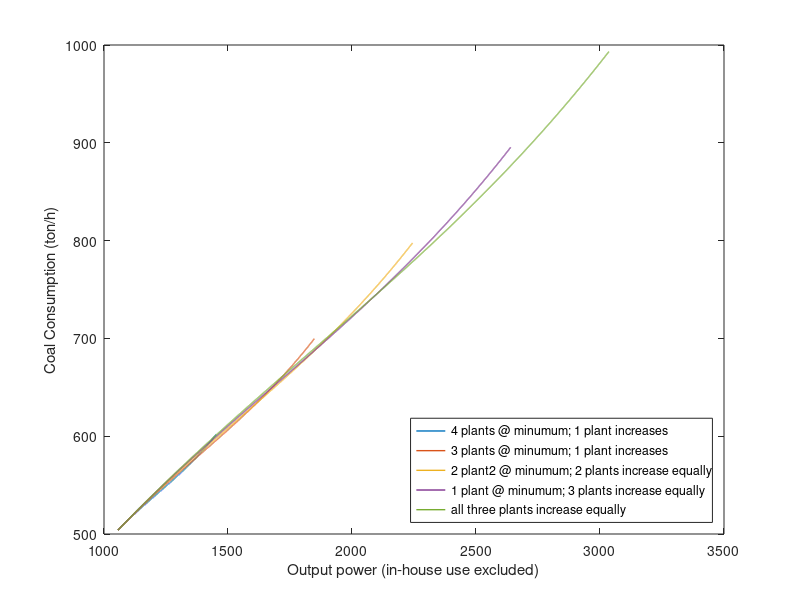
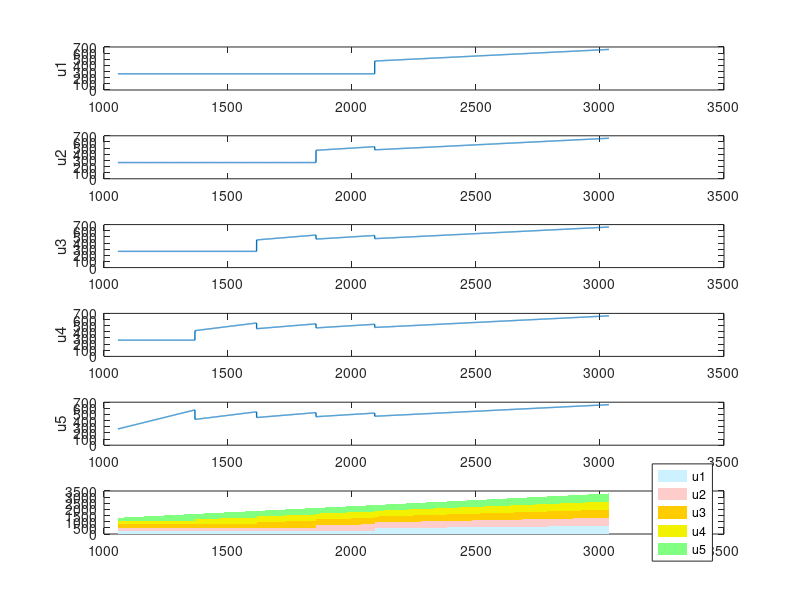

Source code (MATLAB) for these figures, in order:
clear
close all
clc
format compact

coal_nameplate = 660; % [MW]


%% One unit
% dx = 200;
% u_coal_unit = linspace(0.4,1,dx) * coal_nameplate;
% v_coal_unit = u_coal_unit-0.08*coal_nameplate;
% f_coal_unit = (266*linspace(0.4,1,dx).^2 -507*linspace(0.4,1,dx) + 542).*linspace(0.4,1,dx)*coal_nameplate/1e3; %[g/kWh]
% 
% v = v_coal_unit;
% f = f_coal_unit;
% 
% figure(1); clf; hold on; box on;
% plot(v, f, 'linewidth', 1);
% % plot(x([1,end]), y([1,end]), '--', 'color', [0.7 0.7 0.7])
% xlabel('Output power (in-house use excluded)');
% ylabel('Coal Consumption (ton/h)');


%% Two units
% dx = 1000;
% u_coal_unit = linspace(0.4,1,dx) * coal_nameplate;
% v_coal_unit = u_coal_unit-0.08*coal_nameplate;
% f_coal_unit = (266*linspace(0.4,1,dx).^2 -507*linspace(0.4,1,dx) + 542).*linspace(0.4,1,dx)*coal_nameplate/1e3; %[g/kWh]
% u_min = min(u_coal_unit)*ones(1,dx);
% v_min = min(v_coal_unit)*ones(1,dx);
% f_min = min(f_coal_unit)*ones(1,dx);
% 
% % ==============================
% u1a = u_min;
% v1a = v_min;
% f1a = f_min;
% u2a = u_coal_unit;
% v2a = v_coal_unit;
% f2a = f_coal_unit;
% ua = u1a + u2a;
% va = v1a + v2a;
% fa = f1a + f2a;
% 
% u1b = u_coal_unit;
% v1b = v_coal_unit;
% f1b = f_coal_unit;
% u2b = u_coal_unit;
% v2b = v_coal_unit;
% f2b = f_coal_unit;
% ub = u1b + u2b;
% vb = v1b + v2b;
% fb = f1b + f2b;
% 
% figure(2); clf; hold on; box on;
% plot(va, fa, 'linewidth', 1);
% plot(vb, fb, 'linewidth', 1);
% xlabel('Output power (in-house use excluded)');
% ylabel('Coal Consumption (ton/h)');
% legend('u1@minumum; u2 increases', 'u1 & u2 increase equally');
% set(legend, 'location', 'northwest');
% 
% % ==============================
% u1a_extended = interp1(va, u1a, vb);
% u2a_extended = interp1(va, u2a, vb);
% v1a_extended = interp1(va, v1a, vb);
% v2a_extended = interp1(va, v2a, vb);
% fa_extended = interp1(va, fa, vb);
% f = [fa_extended; fb];
% [value, id_row] = min(f);
% 
% id_col = 1:length(id_row);
% id = sub2ind([2,dx], id_row, id_col);
% 
% u1 = [u1a_extended; u1b];
% u2 = [u2a_extended; u2b];
% v1 = [v1a_extended; v1b];
% v2 = [v2a_extended; v2b];
% opt_f = value;
% opt_u1 = u1(id);
% opt_u2 = u2(id);
% opt_v1 = v1(id);
% opt_v2 = v2(id);
% v_unique = vb;
% 
% save('TwoUnitsClean', ...
%      'v_unique', 'opt_f', ...
%      'opt_u1', 'opt_u2', ...
%      'opt_v1', 'opt_v2', ...
%      'dx');
% 
% % =====
% figure(21); clf;
% subplot(3,1,1);
% plot(vb, opt_u1); hold on;
% ylim([0 700]);
% ylabel('u1');
% 
% subplot(3,1,2);
% plot(vb, opt_u2); hold on;
% ylim([0 700]);
% ylabel('u2');
% 
% subplot(3,1,3);
% ha = area(vb, [opt_u1; opt_u2]');
% set(ha(1), 'facec', [0.8 0.95 1], 'edgecolor', 'none');
% set(ha(2), 'facec', [1 0.8 0.8], 'edgecolor', 'none');
% legend('u1', 'u2');
% set(legend, 'location', 'northwest');


%% Three units;
% dx = 2000;
% u_coal_unit = linspace(0.4,1,dx) * coal_nameplate;
% v_coal_unit = u_coal_unit-0.08*coal_nameplate;
% f_coal_unit = (266*linspace(0.4,1,dx).^2 -507*linspace(0.4,1,dx) + 542).*linspace(0.4,1,dx)*coal_nameplate/1e3; %[g/kWh]
% u_min = min(u_coal_unit)*ones(1,dx);
% v_min = min(v_coal_unit)*ones(1,dx);
% f_min = min(f_coal_unit)*ones(1,dx);
% 
% % ==============================
% u1a = u_min;
% v1a = v_min;
% f1a = f_min;
% u2a = u_min;
% v2a = v_min;
% f2a = f_min;
% u3a = u_coal_unit;
% v3a = v_coal_unit;
% f3a = f_coal_unit;
% ua = u1a + u2a + u3a;
% va = v1a + v2a + v3a;
% fa = f1a + f2a + f3a;
% 
% u1b = u_min;
% v1b = v_min;
% f1b = f_min;
% u2b = u_coal_unit;
% v2b = v_coal_unit;
% f2b = f_coal_unit;
% u3b = u_coal_unit;
% v3b = v_coal_unit;
% f3b = f_coal_unit;
% ub = u1b + u2b + u3b;
% vb = v1b + v2b + v3b;
% fb = f1b + f2b + f3b;
% 
% u1c = u_coal_unit;
% v1c = v_coal_unit;
% f1c = f_coal_unit;
% u2c = u_coal_unit;
% v2c = v_coal_unit;
% f2c = f_coal_unit;
% u3c = u_coal_unit;
% v3c = v_coal_unit;
% f3c = f_coal_unit;
% uc = u1c + u2c + u3c;
% vc = v1c + v2c + v3c;
% fc = f1c + f2c + f3c;
% 
% figure(3); clf; hold on; box on;
% plot(va, fa, 'linewidth', 1);
% plot(vb, fb, 'linewidth', 1);
% plot(vc, fc, 'linewidth', 1);
% xlabel('Output power (in-house use excluded)');
% ylabel('Coal Consumption (ton/h)');
% legend('2 plant2 @ minumum; 1 plants increase equally', '1 plant @ minumum; 2 plants increase equally', 'all three plants increase equally');
% set(legend, 'location', 'northwest');
% 
% % ==============================
% u1a_extended = interp1(va, u1a, vc);
% u2a_extended = interp1(va, u2a, vc);
% u3a_extended = interp1(va, u3a, vc);
% v1a_extended = interp1(va, v1a, vc);
% v2a_extended = interp1(va, v2a, vc);
% v3a_extended = interp1(va, v3a, vc);
% fa_extended = interp1(va, fa, vc);
% 
% u1b_extended = interp1(vb, u1b, vc);
% u2b_extended = interp1(vb, u2b, vc);
% u3b_extended = interp1(vb, u3b, vc);
% v1b_extended = interp1(vb, v1b, vc);
% v2b_extended = interp1(vb, v2b, vc);
% v3b_extended = interp1(vb, v3b, vc);
% fb_extended = interp1(vb, fb, vc);
% 
% f = [fa_extended; fb_extended; fc];
% [value, id_row] = min(f);
% 
% id_col = 1:length(id_row);
% id = sub2ind([3,dx], id_row, id_col);
% 
% u1 = [u1a_extended; u1b_extended; u1c];
% u2 = [u2a_extended; u2b_extended; u2c];
% u3 = [u3a_extended; u3b_extended; u3c];
% v1 = [v1a_extended; v1b_extended; v1c];
% v2 = [v2a_extended; v2b_extended; v2c];
% v3 = [v3a_extended; v3b_extended; v3c];
% opt_f = value;
% opt_u1 = u1(id);
% opt_u2 = u2(id);
% opt_u3 = u3(id);
% opt_v1 = v1(id);
% opt_v2 = v2(id);
% opt_v3 = v3(id);
% 
% v_unique = vc;
% 
% save('ThreeUnitsClean', ...
%      'v_unique', 'opt_f', ...
%      'opt_u1', 'opt_u2', 'opt_u3', ...
%      'opt_v1', 'opt_v2', 'opt_v3', ...
%      'dx');
% 
% % ==========
% figure(31); clf;
% subplot(4,1,1);
% plot(vc, opt_u1, 'linewidth', 1); hold on;
% ylim([0 700]);
% ylabel('u1');
% 
% subplot(4,1,2);
% plot(vc, opt_u2, 'linewidth', 1); hold on;
% ylim([0 700]);
% ylabel('u2');
% 
% subplot(4,1,3);
% plot(vc, opt_u3, 'linewidth', 1); hold on;
% ylim([0 700]);
% ylabel('u3');
% 
% subplot(4,1,4);
% ha = area(vc, [opt_u1; opt_u2; opt_u3]', 'edgecolor', 'none');
% set(ha(1), 'facec', [0.8 0.95 1], 'edgecolor', 'none');
% set(ha(2), 'facec', [1 0.8 0.8], 'edgecolor', 'none');
% set(ha(3), 'facec', [1 0.8 0], 'edgecolor', 'none');
% legend('u1', 'u2', 'u3');
% set(legend, 'location', 'northwest');


%% Four units
% dx = 4000;
% u_coal_unit = linspace(0.4,1,dx) * coal_nameplate;
% v_coal_unit = u_coal_unit-0.08*coal_nameplate;
% f_coal_unit = (266*linspace(0.4,1,dx).^2 -507*linspace(0.4,1,dx) + 542).*linspace(0.4,1,dx)*coal_nameplate/1e3; %[g/kWh]
% u_min = min(u_coal_unit)*ones(1,dx);
% v_min = min(v_coal_unit)*ones(1,dx);
% f_min = min(f_coal_unit)*ones(1,dx);
% 
% % ==============================
% u1a = u_min;
% v1a = v_min;
% f1a = f_min;
% u2a = u_min;
% v2a = v_min;
% f2a = f_min;
% u3a = u_min;
% v3a = v_min;
% f3a = f_min;
% u4a = u_coal_unit;
% v4a = v_coal_unit;
% f4a = f_coal_unit;
% ua = u1a + u2a + u3a + u4a;
% va = v1a + v2a + v3a + v4a;
% fa = f1a + f2a + f3a + f4a;
% 
% u1b = u_min;
% v1b = v_min;
% f1b = f_min;
% u2b = u_min;
% v2b = v_min;
% f2b = f_min;
% u3b = u_coal_unit;
% v3b = v_coal_unit;
% f3b = f_coal_unit;
% u4b = u_coal_unit;
% v4b = v_coal_unit;
% f4b = f_coal_unit;
% ub = u1b + u2b + u3b + u4b;
% vb = v1b + v2b + v3b + v4b;
% fb = f1b + f2b + f3b + f4b;
% 
% u1c = u_min;
% v1c = v_min;
% f1c = f_min;
% u2c = u_coal_unit;
% v2c = v_coal_unit;
% f2c = f_coal_unit;
% u3c = u_coal_unit;
% v3c = v_coal_unit;
% f3c = f_coal_unit;
% u4c = u_coal_unit;
% v4c = v_coal_unit;
% f4c = f_coal_unit;
% uc = u1c + u2c + u3c + u4c;
% vc = v1c + v2c + v3c + v4c;
% fc = f1c + f2c + f3c + f4c;
% 
% u1d = u_coal_unit;
% v1d = v_coal_unit;
% f1d = f_coal_unit;
% u2d = u_coal_unit;
% v2d = v_coal_unit;
% f2d = f_coal_unit;
% u3d = u_coal_unit;
% v3d = v_coal_unit;
% f3d = f_coal_unit;
% u4d = u_coal_unit;
% v4d = v_coal_unit;
% f4d = f_coal_unit;
% ud = u1d + u2d + u3d + u4d;
% vd = v1d + v2d + v3d + v4d;
% fd = f1d + f2d + f3d + f4d;
% 
% figure(4); clf; hold on; box on;
% plot(va, fa, 'linewidth', 1);
% plot(vb, fb, 'linewidth', 1);
% plot(vc, fc, 'linewidth', 1);
% plot(vd, fd, 'linewidth', 1);
% xlabel('Output power (in-house use excluded)');
% ylabel('Coal Consumption (ton/h)');
% legend('3 plants @ minumum; 1 plant increases', '2 plant2 @ minumum; 2 plants increase equally', '1 plant @ minumum; 3 plants increase equally', 'all three plants increase equally');
% set(legend, 'location', 'northwest');
% 
% % ==============================
% u1a_extended = interp1(va, u1a, vd);
% u2a_extended = interp1(va, u2a, vd);
% u3a_extended = interp1(va, u3a, vd);
% u4a_extended = interp1(va, u4a, vd);
% v1a_extended = interp1(va, v1a, vd);
% v2a_extended = interp1(va, v2a, vd);
% v3a_extended = interp1(va, v3a, vd);
% v4a_extended = interp1(va, v4a, vd);
% fa_extended = interp1(va, fa, vd);
% 
% u1b_extended = interp1(vb, u1b, vd);
% u2b_extended = interp1(vb, u2b, vd);
% u3b_extended = interp1(vb, u3b, vd);
% u4b_extended = interp1(vb, u4b, vd);
% v1b_extended = interp1(vb, v1b, vd);
% v2b_extended = interp1(vb, v2b, vd);
% v3b_extended = interp1(vb, v3b, vd);
% v4b_extended = interp1(vb, v4b, vd);
% fb_extended = interp1(vb, fb, vd);
% 
% u1c_extended = interp1(vc, u1c, vd);
% u2c_extended = interp1(vc, u2c, vd);
% u3c_extended = interp1(vc, u3c, vd);
% u4c_extended = interp1(vc, u4c, vd);
% v1c_extended = interp1(vc, v1c, vd);
% v2c_extended = interp1(vc, v2c, vd);
% v3c_extended = interp1(vc, v3c, vd);
% v4c_extended = interp1(vc, v4c, vd);
% fc_extended = interp1(vc, fc, vd);
% 
% f = [fa_extended; fb_extended; fc_extended; fd];
% [value, id_row] = min(f);
% 
% id_col = 1:length(id_row);
% id = sub2ind([4,dx], id_row, id_col);
% 
% u1 = [u1a_extended; u1b_extended; u1c_extended; u1d];
% u2 = [u2a_extended; u2b_extended; u2c_extended; u2d];
% u3 = [u3a_extended; u3b_extended; u3c_extended; u3d];
% u4 = [u4a_extended; u4b_extended; u4c_extended; u4d];
% v1 = [v1a_extended; v1b_extended; v1c_extended; v1d];
% v2 = [v2a_extended; v2b_extended; v2c_extended; v2d];
% v3 = [v3a_extended; v3b_extended; v3c_extended; v3d];
% v4 = [v4a_extended; v4b_extended; v4c_extended; v4d];
% opt_f = value;
% opt_u1 = u1(id);
% opt_u2 = u2(id);
% opt_u3 = u3(id);
% opt_u4 = u4(id);
% opt_v1 = v1(id);
% opt_v2 = v2(id);
% opt_v3 = v3(id);
% opt_v4 = v4(id);
% 
% v_unique = vd;
% 
% save('FourUnitsClean', ...
%      'v_unique', 'opt_f', ...
%      'opt_u1', 'opt_u2', 'opt_u3', 'opt_u4', ...
%      'opt_v1', 'opt_v2', 'opt_v3', 'opt_v4', ...
%      'dx');
% 
% % ==========
% figure(41); clf;
% subplot(5,1,1);
% plot(vd, opt_u1, 'linewidth', 1); hold on;
% ylim([0 700]);
% ylabel('u1');
% 
% subplot(5,1,2);
% plot(vd, opt_u2, 'linewidth', 1); hold on;
% ylim([0 700]);
% ylabel('u2');
% 
% subplot(5,1,3);
% plot(vd, opt_u3, 'linewidth', 1); hold on;
% ylim([0 700]);
% ylabel('u3');
% 
% subplot(5,1,4);
% plot(vd, opt_u4, 'linewidth', 1); hold on;
% ylim([0 700]);
% ylabel('u4');
% 
% subplot(5,1,5);
% ha = area(vd, [opt_u1; opt_u2; opt_u3; opt_u4]', 'edgecolor', 'none');
% set(ha(1), 'facec', [0.8 0.95 1], 'edgecolor', 'none');
% set(ha(2), 'facec', [1 0.8 0.8], 'edgecolor', 'none');
% set(ha(3), 'facec', [1 0.8 0], 'edgecolor', 'none');
% legend('u1', 'u2', 'u3', 'u4');
% set(legend, 'location', 'northwest');


%% Five units
dx = 6000;
u_coal_unit = linspace(0.4,1,dx) * coal_nameplate;
v_coal_unit = u_coal_unit-0.08*coal_nameplate;
f_coal_unit = (266*linspace(0.4,1,dx).^2 -507*linspace(0.4,1,dx) + 542).*linspace(0.4,1,dx)*coal_nameplate/1e3; %[g/kWh]
u_min = min(u_coal_unit)*ones(1,dx);
v_min = min(v_coal_unit)*ones(1,dx);
f_min = min(f_coal_unit)*ones(1,dx);

% ==============================
u1a = u_min;
v1a = v_min;
f1a = f_min;
u2a = u_min;
v2a = v_min;
f2a = f_min;
u3a = u_min;
v3a = v_min;
f3a = f_min;
u4a = u_min;
v4a = v_min;
f4a = f_min;
u5a = u_coal_unit;
v5a = v_coal_unit;
f5a = f_coal_unit;
ua = u1a + u2a + u3a + u4a + u5a;
va = v1a + v2a + v3a + v4a + v5a;
fa = f1a + f2a + f3a + f4a + f5a;

u1b = u_min;
v1b = v_min;
f1b = f_min;
u2b = u_min;
v2b = v_min;
f2b = f_min;
u3b = u_min;
v3b = v_min;
f3b = f_min;
u4b = u_coal_unit;
v4b = v_coal_unit;
f4b = f_coal_unit;
u5b = u_coal_unit;
v5b = v_coal_unit;
f5b = f_coal_unit;
ub = u1b + u2b + u3b + u4b + u5b;
vb = v1b + v2b + v3b + v4b + v5b;
fb = f1b + f2b + f3b + f4b + f5b;

u1c = u_min;
v1c = v_min;
f1c = f_min;
u2c = u_min;
v2c = v_min;
f2c = f_min;
u3c = u_coal_unit;
v3c = v_coal_unit;
f3c = f_coal_unit;
u4c = u_coal_unit;
v4c = v_coal_unit;
f4c = f_coal_unit;
u5c = u_coal_unit;
v5c = v_coal_unit;
f5c = f_coal_unit;
uc = u1c + u2c + u3c + u4c + u5c;
vc = v1c + v2c + v3c + v4c + v5c;
fc = f1c + f2c + f3c + f4c + f5c;

u1d = u_min;
v1d = v_min;
f1d = f_min;
u2d = u_coal_unit;
v2d = v_coal_unit;
f2d = f_coal_unit;
u3d = u_coal_unit;
v3d = v_coal_unit;
f3d = f_coal_unit;
u4d = u_coal_unit;
v4d = v_coal_unit;
f4d = f_coal_unit;
u5d = u_coal_unit;
v5d = v_coal_unit;
f5d = f_coal_unit;
ud = u1d + u2d + u3d + u4d + u5d;
vd = v1d + v2d + v3d + v4d + v5d;
fd = f1d + f2d + f3d + f4d + f5d;

u1e = u_coal_unit;
v1e = v_coal_unit;
f1e = f_coal_unit;
u2e = u_coal_unit;
v2e = v_coal_unit;
f2e = f_coal_unit;
u3e = u_coal_unit;
v3e = v_coal_unit;
f3e = f_coal_unit;
u4e = u_coal_unit;
v4e = v_coal_unit;
f4e = f_coal_unit;
u5e = u_coal_unit;
v5e = v_coal_unit;
f5e = f_coal_unit;
ue = u1e + u2e + u3e + u4e + u5e;
ve = v1e + v2e + v3e + v4e + v5e;
fe = f1e + f2e + f3e + f4e + f5e;

figure(5); clf; hold on; box on;
plot(va, fa, 'linewidth', 1);
plot(vb, fb, 'linewidth', 1);
plot(vc, fc, 'linewidth', 1);
plot(vd, fd, 'linewidth', 1);
plot(ve, fe, 'linewidth', 1);
xlabel('Output power (in-house use excluded)');
ylabel('Coal Consumption (ton/h)');
legend('4 plants @ minumum; 1 plant increases', '3 plants @ minumum; 1 plant increases', '2 plant2 @ minumum; 2 plants increase equally', '1 plant @ minumum; 3 plants increase equally', 'all three plants increase equally');
set(legend, 'location', 'southeast');

% ==============================
u1a_extended = interp1(va, u1a, ve);
u2a_extended = interp1(va, u2a, ve);
u3a_extended = interp1(va, u3a, ve);
u4a_extended = interp1(va, u4a, ve);
u5a_extended = interp1(va, u5a, ve);
v1a_extended = interp1(va, v1a, ve);
v2a_extended = interp1(va, v2a, ve);
v3a_extended = interp1(va, v3a, ve);
v4a_extended = interp1(va, v4a, ve);
v5a_extended = interp1(va, v5a, ve);
fa_extended = interp1(va, fa, ve);

u1b_extended = interp1(vb, u1b, ve);
u2b_extended = interp1(vb, u2b, ve);
u3b_extended = interp1(vb, u3b, ve);
u4b_extended = interp1(vb, u4b, ve);
u5b_extended = interp1(vb, u5b, ve);
v1b_extended = interp1(vb, v1b, ve);
v2b_extended = interp1(vb, v2b, ve);
v3b_extended = interp1(vb, v3b, ve);
v4b_extended = interp1(vb, v4b, ve);
v5b_extended = interp1(vb, v5b, ve);
fb_extended = interp1(vb, fb, ve);

u1c_extended = interp1(vc, u1c, ve);
u2c_extended = interp1(vc, u2c, ve);
u3c_extended = interp1(vc, u3c, ve);
u4c_extended = interp1(vc, u4c, ve);
u5c_extended = interp1(vc, u5c, ve);
v1c_extended = interp1(vc, v1c, ve);
v2c_extended = interp1(vc, v2c, ve);
v3c_extended = interp1(vc, v3c, ve);
v4c_extended = interp1(vc, v4c, ve);
v5c_extended = interp1(vc, v5c, ve);
fc_extended = interp1(vc, fc, ve);

u1d_extended = interp1(vd, u1d, ve);
u2d_extended = interp1(vd, u2d, ve);
u3d_extended = interp1(vd, u3d, ve);
u4d_extended = interp1(vd, u4d, ve);
u5d_extended = interp1(vd, u5d, ve);
v1d_extended = interp1(vd, v1d, ve);
v2d_extended = interp1(vd, v2d, ve);
v3d_extended = interp1(vd, v3d, ve);
v4d_extended = interp1(vd, v4d, ve);
v5d_extended = interp1(vd, v5d, ve);
fd_extended = interp1(vd, fd, ve);

f = [fa_extended; fb_extended; fc_extended; fd_extended; fe];
[value, id_row] = min(f);

id_col = 1:length(id_row);
id = sub2ind([5,dx], id_row, id_col);

u1 = [u1a_extended; u1b_extended; u1c_extended; u1d_extended; u1e];
u2 = [u2a_extended; u2b_extended; u2c_extended; u2d_extended; u2e];
u3 = [u3a_extended; u3b_extended; u3c_extended; u3d_extended; u3e];
u4 = [u4a_extended; u4b_extended; u4c_extended; u4d_extended; u4e];
u5 = [u5a_extended; u5b_extended; u5c_extended; u5d_extended; u5e];
v1 = [v1a_extended; v1b_extended; v1c_extended; v1d_extended; v1e];
v2 = [v2a_extended; v2b_extended; v2c_extended; v2d_extended; v2e];
v3 = [v3a_extended; v3b_extended; v3c_extended; v3d_extended; v3e];
v4 = [v4a_extended; v4b_extended; v4c_extended; v4d_extended; v4e];
v5 = [v5a_extended; v5b_extended; v5c_extended; v5d_extended; v5e];
opt_f = value;
opt_u1 = u1(id);
opt_u2 = u2(id);
opt_u3 = u3(id);
opt_u4 = u4(id);
opt_u5 = u5(id);
opt_v1 = v1(id);
opt_v2 = v2(id);
opt_v3 = v3(id);
opt_v4 = v4(id);
opt_v5 = v5(id);

v_unique = ve;

save('FiveUnitsClean', ...
     'v_unique', 'opt_f', ...
     'opt_u1', 'opt_u2', 'opt_u3', 'opt_u4', 'opt_u5', ...
     'opt_v1', 'opt_v2', 'opt_v3', 'opt_v4', 'opt_v5', ...
     'dx');

% =====
figure(51); clf;
subplot(6,1,1);
plot(ve, opt_u1, 'linewidth', 1); hold on;
ylim([0 700]);
ylabel('u1');

subplot(6,1,2);
plot(ve, opt_u2, 'linewidth', 1); hold on;
ylim([0 700]);
ylabel('u2');

subplot(6,1,3);
plot(ve, opt_u3, 'linewidth', 1); hold on;
ylim([0 700]);
ylabel('u3');

subplot(6,1,4);
plot(ve, opt_u4, 'linewidth', 1); hold on;
ylim([0 700]);
ylabel('u4');

subplot(6,1,5);
plot(ve, opt_u5, 'linewidth', 1); hold on;
ylim([0 700]);
ylabel('u5');

subplot(6,1,6);
ha = area(ve, [opt_u1; opt_u2; opt_u3; opt_u4; opt_u5]', 'edgecolor', 'none');
set(ha(1), 'facec', [0.8 0.95 1], 'edgecolor', 'none');
set(ha(2), 'facec', [1 0.8 0.8], 'edgecolor', 'none');
set(ha(3), 'facec', [1 0.8 0], 'edgecolor', 'none');
set(ha(4), 'facec', [0.95 0.95 0], 'edgecolor', 'none');
set(ha(5), 'facec', [0.5 1 0.5], 'edgecolor', 'none');
legend('u1', 'u2', 'u3', 'u4', 'u5');
set(legend, 'location', 'east');
